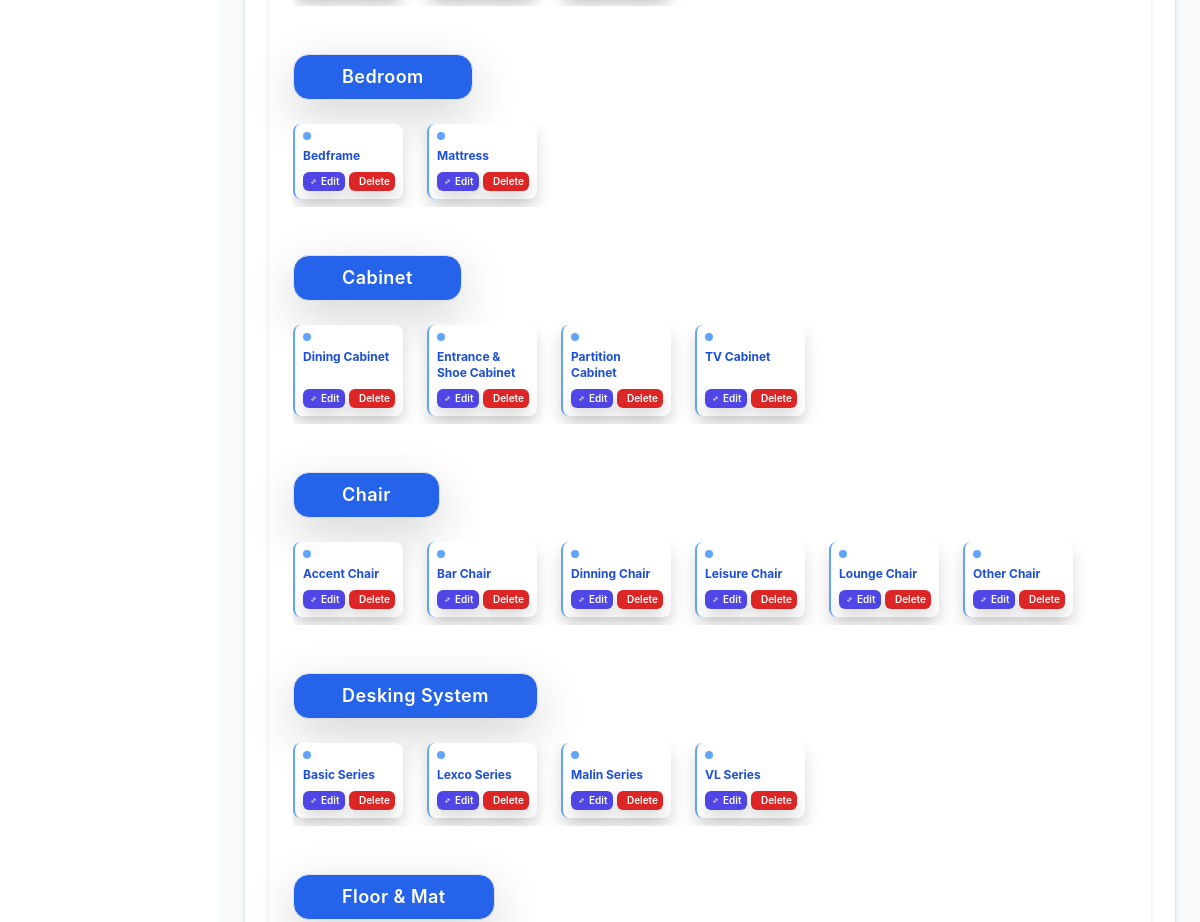
/staff/categories/ (signed in, middle part), run on an earlier commit of the app's database.
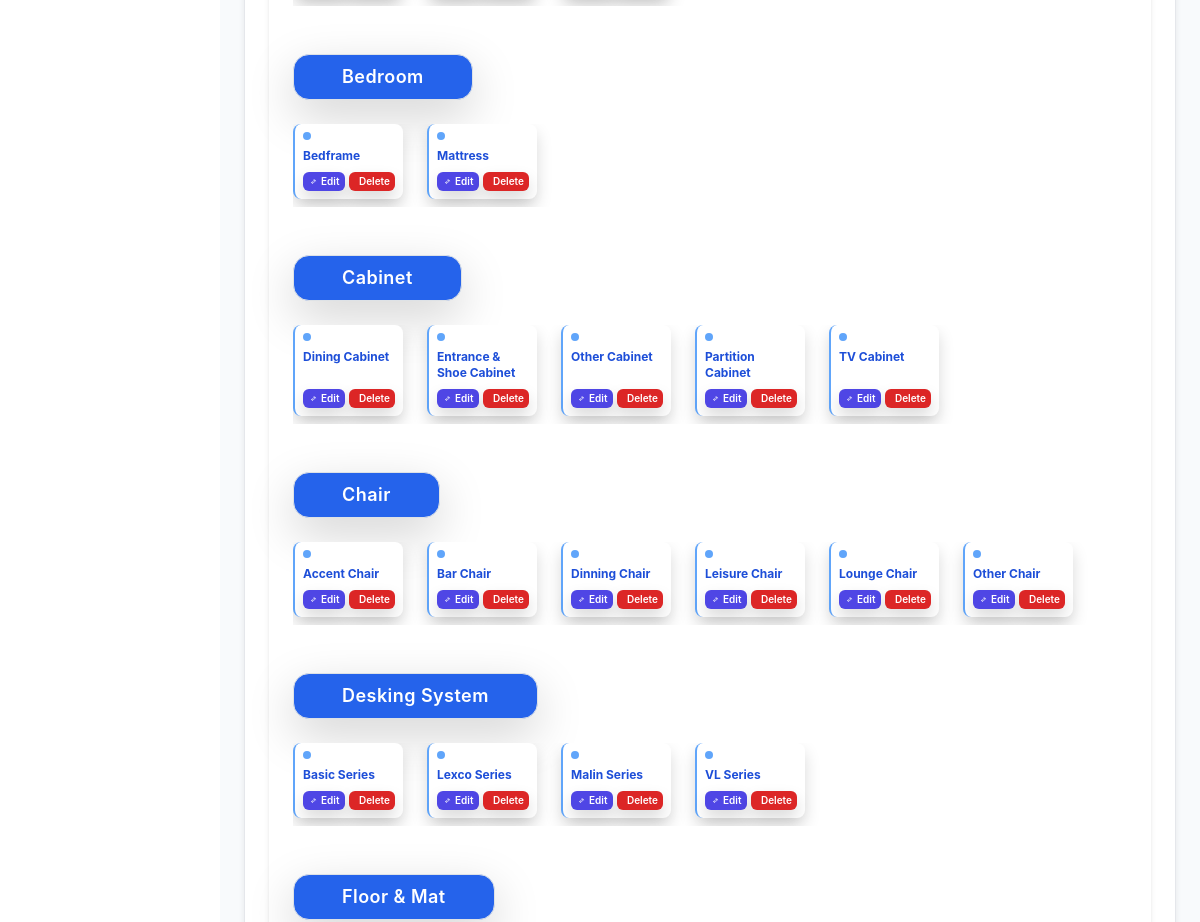
And on a later commit of the database.
### store/models.py (models this page shows)
class Category(models.Model):
    name = models.CharField(max_length=100)
    parent = models.ForeignKey(
        'self',
        on_delete=models.SET_NULL,
        null=True,
        blank=True,
        related_name='children'
    )
    def __str__(self):
        if self.parent:
            return f"{self.parent.name} > {self.name}"
        return self.name
    class Meta:
        verbose_name_plural = "Categories"
        ordering = ['parent__name', 'name']

### store/views_staff.py (the view)
@login_required
@user_passes_test(is_staff_check)
def staff_category_list(request):
    all_categories = Category.objects.select_related('parent').order_by('parent__name', 'name')
    top_level_categories = [cat for cat in all_categories if cat.parent is None]
    parent_groups = {}
    for cat in all_categories:
        if cat.parent:
            parent_groups.setdefault(cat.parent, []).append(cat)
    form = CategoryForm()
    if request.method == 'POST':
        form = CategoryForm(request.POST)
        if form.is_valid():
            category = form.save(commit=False)
            category.save()
            return redirect('staff_category_list')
    context = {
        'top_level_categories': top_level_categories,
        'parent_groups': parent_groups,
        'form': form,
    }
    return render(request, 'staff/category_list.html', context)

### store/views_staff.py (called while the page is built)
def is_staff_check(user):
    return user.is_authenticated and user.is_staff

### store/templates/staff/category_list.html (shortened to what this page needs)
{% extends "staff/base_staff.html" %}
{% block content %}
<div class="bg-white p-6 rounded-lg shadow-md">
    {% if top_level_categories or parent_groups %}
        {% if parent_groups %}
        <div class="space-y-12">
            {% for parent, children in parent_groups.items %}
            <div class="mb-10">
                <h3 class="text-xl font-bold text-blue-700 dark:text-blue-300 mb-6 flex items-center">
                    <span class="px-5 py-2 rounded-2xl bg-blue-600 dark:bg-blue-900 text-white dark:text-blue-200 text-lg font-semibold border border-blue-700 dark:border-blue-700 shadow-lg tracking-wide">{{ parent.name }}</span>
                </h3>
                <div class="flex overflow-x-auto gap-4 pb-2">
                    {% for category in children %}
                    <div class="rounded-lg min-w-[90px] max-w-[110px] bg-white dark:bg-gray-900 border-l-2 border-blue-400 dark:border-blue-600 shadow p-2 flex flex-col justify-between transition-all duration-200 hover:scale-[1.03] hover:shadow-lg hover:border-indigo-400 dark:hover:border-indigo-300 relative group min-h-[50px] min-w-0">
                        <div class="flex flex-col gap-1 mb-2">
                            <span class="inline-block w-2 h-2 rounded-full bg-blue-400 dark:bg-blue-300 mb-1"></span>
                            <span class="text-xs font-bold text-blue-700 dark:text-blue-200 group-hover:text-indigo-600">{{ category.name }}</span>
                        </div>
                        <div class="flex gap-1 mt-auto text-center">
                            <a href="{% url 'staff_category_edit' category.pk %}" class="inline-flex items-center px-1.5 py-0.5 rounded text-[10px] font-semibold bg-indigo-600 text-white hover:bg-indigo-800 transition shadow focus:outline-none focus:ring-2 focus:ring-indigo-400 w-1/2 justify-center">
                                <svg class="w-2 h-2 mr-1" fill="none" stroke="currentColor" viewBox="0 0 24 24"><path stroke-linecap="round" stroke-linejoin="round" stroke-width="2" d="M15.232 5.232l3.536 3.536M9 13l6.536-6.536a2 2 0 112.828 2.828L11.828 15.828a2 2 0 01-2.828 0L9 13z"></path></svg>
                                Edit
                            </a>
                            <a href="{% url 'staff_category_delete' category.pk %}" class="inline-flex items-center px-1.5 py-0.5 rounded text-[10px] font-semibold bg-red-600 text-white hover:bg-red-800 transition shadow focus:outline-none focus:ring-2 focus:ring-red-400 w-1/2 justify-center">
                                Delete
                            </a>
                        </div>
                    </div>
                    {% endfor %}
                </div>
            </div>
            {% endfor %}
        </div>
        {% endif %}
    {% else %}
        <p class="text-gray-500">No categories found.</p>
    {% endif %}
</div>
{% endblock %}

What changed in the data, as far as the page shows it:
added Category: name "Other Cabinet", shown under "Cabinet"
